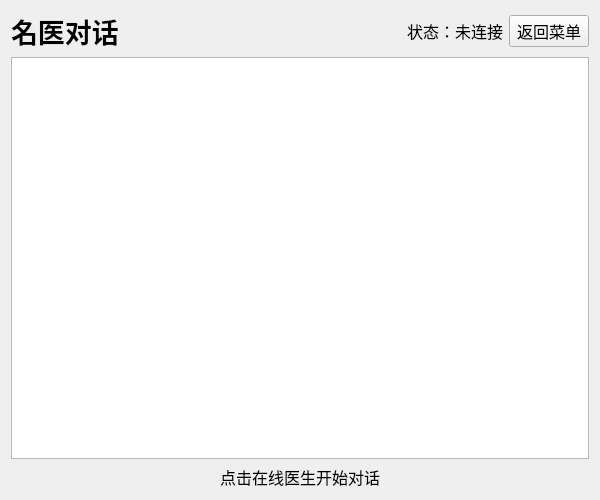
<?xml version="1.0" encoding="UTF-8"?>
<ui version="4.0">
 <class>DoctorListWidget</class>
 <widget class="QWidget" name="DoctorListWidget">
  <property name="geometry">
   <rect>
    <x>0</x>
    <y>0</y>
    <width>600</width>
    <height>500</height>
   </rect>
  </property>
  <property name="windowTitle">
   <string>名医对话</string>
  </property>
  <layout class="QVBoxLayout" name="verticalLayout">
   <item>
    <layout class="QHBoxLayout" name="topLayout">
     <item>
      <widget class="QLabel" name="titleLabel">
       <property name="font">
        <font>
         <pointsize>20</pointsize>
         <bold>true</bold>
        </font>
       </property>
       <property name="text">
        <string>名医对话</string>
       </property>
      </widget>
     </item>
     <item>
      <spacer name="horizontalSpacer">
       <property name="orientation">
        <enum>Qt::Orientation::Horizontal</enum>
       </property>
       <property name="sizeHint" stdset="0">
        <size>
         <width>40</width>
         <height>20</height>
        </size>
       </property>
      </spacer>
     </item>
     <item>
      <widget class="QLabel" name="statusLabel">
       <property name="font">
        <font>
         <pointsize>12</pointsize>
        </font>
       </property>
       <property name="text">
        <string>状态：未连接</string>
       </property>
      </widget>
     </item>
     <item>
      <widget class="QPushButton" name="backBtn">
       <property name="font">
        <font>
         <pointsize>12</pointsize>
        </font>
       </property>
       <property name="text">
        <string>返回菜单</string>
       </property>
      </widget>
     </item>
    </layout>
   </item>
   <item>
    <widget class="QListWidget" name="doctorList">
     <property name="font">
      <font>
       <pointsize>14</pointsize>
      </font>
     </property>
    </widget>
   </item>
   <item>
    <widget class="QLabel" name="hintLabel">
     <property name="font">
      <font>
       <pointsize>12</pointsize>
      </font>
     </property>
     <property name="text">
      <string>点击在线医生开始对话</string>
     </property>
     <property name="alignment">
      <set>Qt::AlignmentFlag::AlignCenter</set>
     </property>
    </widget>
   </item>
  </layout>
 </widget>
 <layoutdefault spacing="6" margin="11"/>
 <resources/>
 <connections/>
</ui>
